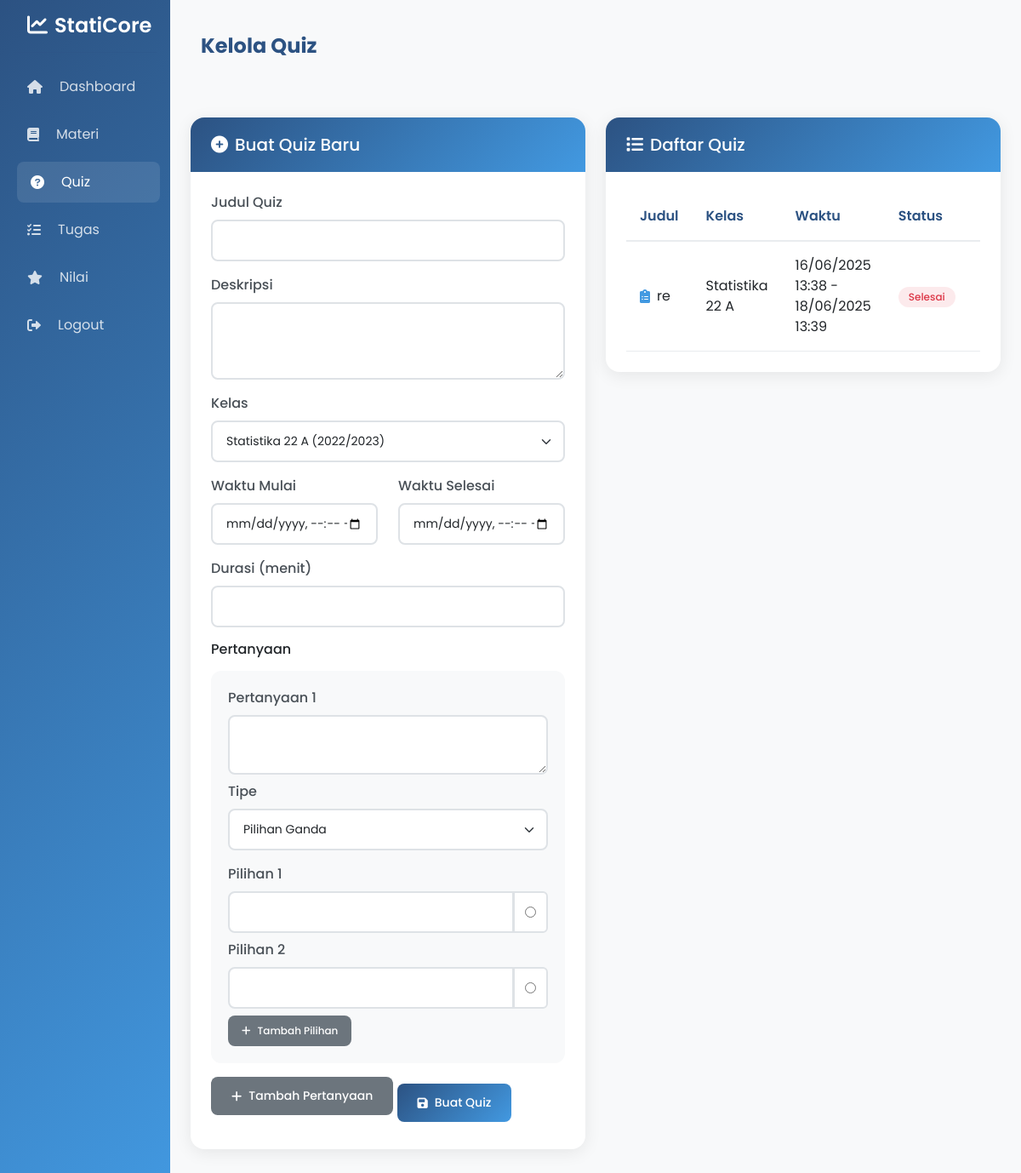
The page /views/guru/kelola_quiz.php (signed in) on the database its author committed.
### tables this page shows
CREATE TABLE `quiz` (
  `id` int(11) NOT NULL,
  `judul` varchar(255) NOT NULL,
  `deskripsi` text DEFAULT NULL,
  `kelas_id` int(11) NOT NULL,
  `guru_id` int(11) NOT NULL,
  `waktu_mulai` datetime NOT NULL,
  `waktu_selesai` datetime NOT NULL,
  `durasi` int(11) NOT NULL,
  `created_at` timestamp NOT NULL DEFAULT current_timestamp()
);

CREATE TABLE `kelas` (
  `id` int(11) NOT NULL,
  `nama_kelas` varchar(50) NOT NULL,
  `tahun_ajaran` varchar(9) NOT NULL,
  `created_at` timestamp NOT NULL DEFAULT current_timestamp()
);

### views/guru/kelola_quiz.php (the view, shortened to what this page needs)
<?php
$db = new Database();
$conn = $db->getConnection();
$stmt = $conn->prepare("
    SELECT k.* FROM kelas k
    JOIN guru_kelas gk ON k.id = gk.kelas_id
    WHERE gk.guru_id = ?
    ORDER BY k.tahun_ajaran DESC, k.nama_kelas
");
$stmt->execute([$_SESSION['user_id']]);
$classes = $stmt->fetchAll();
$stmt = $conn->prepare("
    SELECT q.*, k.nama_kelas, k.tahun_ajaran,
           (SELECT COUNT(*) FROM soal_quiz WHERE quiz_id = q.id) as total_soal,
           (SELECT COUNT(*) FROM jawaban_siswa js
            JOIN soal_quiz sq ON js.soal_id = sq.id
            WHERE sq.quiz_id = q.id) as total_jawaban
    FROM quiz q
    JOIN kelas k ON q.kelas_id = k.id
    WHERE q.guru_id = ?
    ORDER BY q.waktu_mulai DESC
");
$stmt->execute([$_SESSION['user_id']]);
$quizzes = $stmt->fetchAll();
?>
<!DOCTYPE html>
<html lang="id">
<head>
    <link href="https://cdn.jsdelivr.net/npm/bootstrap@5.3.0/dist/css/bootstrap.min.css" rel="stylesheet">
    <link href="https://cdnjs.cloudflare.com/ajax/libs/font-awesome/6.0.0/css/all.min.css" rel="stylesheet">
</head>
<body>
    <div class="container-fluid">
        <div class="row">
            <div class="col-md-3 col-lg-2 px-0 sidebar" id="drawerSidebar">
                <div class="p-3">
                    <h4><i class="fas fa-chart-line me-2"></i>StatiCore</h4>
                    <hr>
                    <ul class="nav flex-column">
                        <li class="nav-item">
                            <a class="nav-link" href="dashboard.php">
                                <i class="fas fa-home me-2"></i>Dashboard
                            </a>
                        </li>
                        <li class="nav-item">
                            <a class="nav-link" href="upload_materi.php">
                                <i class="fas fa-book me-2"></i>Materi
                            </a>
                        </li>
                        <li class="nav-item">
                            <a class="nav-link active" href="kelola_quiz.php">
                                <i class="fas fa-question-circle me-2"></i>Quiz
                            </a>
                        </li>
                        <li class="nav-item">
                            <a class="nav-link" href="kelola_tugas.php">
                                <i class="fas fa-tasks me-2"></i>Tugas
                            </a>
                        </li>
                        <li class="nav-item">
                            <a class="nav-link" href="nilai_siswa.php">
                                <i class="fas fa-star me-2"></i>Nilai
                            </a>
                        </li>
                        <li class="nav-item">
                            <a class="nav-link" href="../../logout.php" id="logoutBtn">
                                <i class="fas fa-sign-out-alt me-2"></i>Logout
                            </a>
                        </li>
                    </ul>
                </div>
            </div>
            <div class="col-md-9 col-lg-10 p-4">
                <div class="d-flex justify-content-between align-items-center mb-4">
                    <div class="Title">Kelola Quiz</div>
                </div>
                <div class="row">
                    <div class="col-md-6 mb-4">
                        <div class="card">
                            <div class="card-header">
                                <h5 class="card-title mb-0">
                                    <i class="fas fa-plus-circle me-2"></i>Buat Quiz Baru
                                </h5>
                            </div>
                            <div class="card-body">
                                <form method="POST" id="quizForm">
                                    <div class="mb-3">
                                        <label class="form-label">Judul Quiz</label>
                                        <input type="text" class="form-control" name="judul" required>
                                    </div>
                                    <div class="mb-3">
                                        <label class="form-label">Deskripsi</label>
                                        <textarea class="form-control" name="deskripsi" rows="3"></textarea>
                                    </div>
                                    <div class="mb-3">
                                        <label class="form-label">Kelas</label>
                                        <select class="form-select" name="kelas_id" required>
                                            <?php foreach ($classes as $class): ?>
                                                <option value="<?php echo $class['id']; ?>">
                                                    <?php echo $class['nama_kelas']; ?>
                                                    (<?php echo $class['tahun_ajaran']; ?>)
                                                </option>
                                            <?php endforeach; ?>
                                        </select>
                                    </div>
                                    <div class="row">
                                        <div class="col-md-6 mb-3">
                                            <label class="form-label">Waktu Mulai</label>
                                            <input type="datetime-local" class="form-control" name="waktu_mulai"
                                                required>
                                        </div>
                                        <div class="col-md-6 mb-3">
                                            <label class="form-label">Waktu Selesai</label>
                                            <input type="datetime-local" class="form-control" name="waktu_selesai"
                                                required>
                                        </div>
                                    </div>
                                    <div class="mb-3">
                                        <label class="form-label">Durasi (menit)</label>
                                        <input type="number" class="form-control" name="durasi" min="1" required>
                                    </div>
                                    <div id="questions">
                                        <h6 class="mb-3">Pertanyaan</h6>
                                        <div class="question mb-3">
                                            <div class="mb-2">
                                                <label class="form-label">Pertanyaan 1</label>
                                                <textarea class="form-control" name="questions[0][text]"
                                                    required></textarea>
                                            </div>
                                            <div class="mb-2">
                                                <label class="form-label">Tipe</label>
                                                <select class="form-select" name="questions[0][type]"
                                                    onchange="toggleOptions(this)">
                                                    <option value="pilihan_ganda">Pilihan Ganda</option>
                                                </select>
                                            </div>
                                            <div class="options">
                                                <div class="mb-2">
                                                    <label class="form-label">Pilihan 1</label>
                                                    <div class="input-group">
                                                        <input type="text" class="form-control"
                                                            name="questions[0][options][0][text]" required>
                                                        <div class="input-group-text">
                                                            <input type="radio" name="questions[0][correct]" value="0"
                                                                required>
                                                        </div>
                                                    </div>
                                                </div>
                                                <div class="mb-2">
                                                    <label class="form-label">Pilihan 2</label>
                                                    <div class="input-group">
                                                        <input type="text" class="form-control"
                                                            name="questions[0][options][1][text]" required>
                                                        <div class="input-group-text">
                                                            <input type="radio" name="questions[0][correct]" value="1">
                                                        </div>
                                                    </div>
                                                </div>
                                                <button type="button" class="btn btn-sm btn-secondary"
                                                    onclick="addOption(this)">
                                                    <i class="fas fa-plus me-2"></i>Tambah Pilihan
                                                </button>
                                            </div>
                                        </div>
                                    </div>
                                    <button type="button" class="btn btn-secondary mb-3" onclick="addQuestion()">
                                        <i class="fas fa-plus me-2"></i>Tambah Pertanyaan
                                    </button>
                                    <button type="submit" class="btn btn-primary">
                                        <i class="fas fa-save me-2"></i>Buat Quiz
                                    </button>
                                </form>
                            </div>
                        </div>
                    </div>
                    <div class="col-md-6 mb-4">
                        <div class="card">
                            <div class="card-header">
                                <h5 class="card-title mb-0">
                                    <i class="fas fa-list me-2"></i>Daftar Quiz
                                </h5>
                            </div>
                            <div class="card-body">
                                <div class="table-responsive">
                                    <table class="table">
                                        <thead>
                                            <tr>
                                                <th>Judul</th>
                                                <th>Kelas</th>
                                                <th>Waktu</th>
                                                <th>Status</th>
                                                <th>Aksi</th>
                                            </tr>
                                        </thead>
                                        <tbody>
                                            <?php foreach ($quizzes as $quiz): ?>
                                                <tr>
                                                    <td>
                                                        <div class="d-flex align-items-center">
                                                            <i class="fas fa-clipboard-list me-2"
                                                                style="color: var(--secondary);"></i>
                                                            <?php echo htmlspecialchars($quiz['judul']); ?>
                                                        </div>
                                                    </td>
                                                    <td><?php echo htmlspecialchars($quiz['nama_kelas']); ?></td>
                                                    <td>
                                                        <?php
                                                        echo date('d/m/Y H:i', strtotime($quiz['waktu_mulai'])) . ' - ' .
                                                            date('d/m/Y H:i', strtotime($quiz['waktu_selesai']));
                                                        ?>
                                                    </td>
                                                    <td>
                                                        <?php
                                                        $now = new DateTime();
                                                        $start = new DateTime($quiz['waktu_mulai']);
                                                        $end = new DateTime($quiz['waktu_selesai']);
                                                        if ($now < $start) {
                                                            echo '<span class="badge bg-warning">Belum Mulai</span>';
                                                        } elseif ($now > $end) {
                                                            echo '<span class="badge bg-danger">Selesai</span>';
                                                        } else {
                                                            echo '<span class="badge bg-success">Sedang Berlangsung</span>';
                                                        }
                                                        ?>
                                                    </td>
                                                    <td>
                                                    </td>
                                                </tr>
                                            <?php endforeach; ?>
                                        </tbody>
                                    </table>
                                </div>
                            </div>
                        </div>
                    </div>
                </div>
            </div>
        </div>
    </div>
</body>
</html>

### rows shown on the page
quiz: judul "re", kelas.nama_kelas "Statistika 22 A", waktu_mulai "16/06/2025 13:38", waktu_selesai "18/06/2025 13:39", shows "Selesai"

### other values the page prints
form field kelas_id "Statistika 22 A (2022/2023)"
